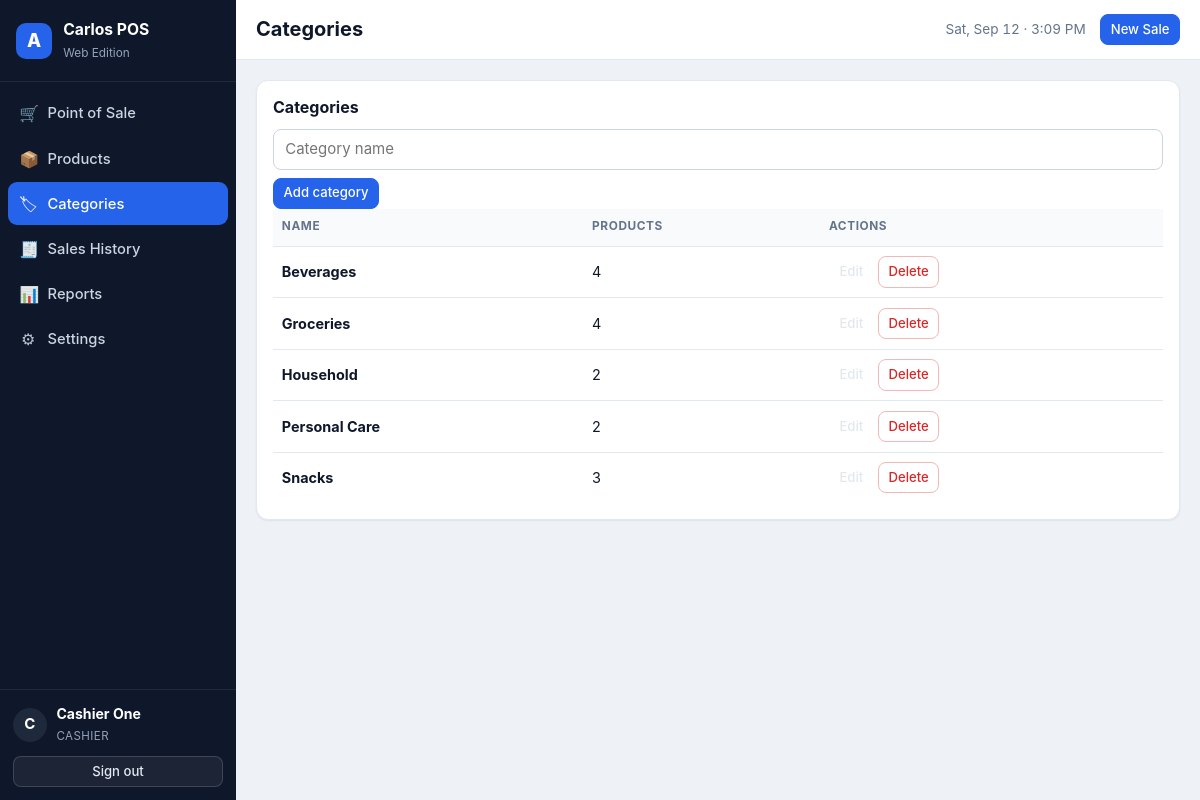
/index.php?page=categories (signed in), run on the app's committed database.
### tables this page shows
CREATE TABLE IF NOT EXISTS `users` (
  `id`            INT UNSIGNED NOT NULL AUTO_INCREMENT,
  `name`          VARCHAR(100) NOT NULL,
  `username`      VARCHAR(50)  NOT NULL,
  `password_hash` VARCHAR(255) NOT NULL,
  `role`          ENUM('admin','cashier') NOT NULL DEFAULT 'cashier',
  `active`        TINYINT(1)   NOT NULL DEFAULT 1,
  `last_login`    DATETIME NULL DEFAULT NULL,
  `created_at`    DATETIME NOT NULL DEFAULT CURRENT_TIMESTAMP,
  PRIMARY KEY (`id`),
  UNIQUE KEY `uq_users_username` (`username`)
);

CREATE TABLE IF NOT EXISTS `categories` (
  `id`         INT UNSIGNED NOT NULL AUTO_INCREMENT,
  `name`       VARCHAR(100) NOT NULL,
  `created_at` DATETIME NOT NULL DEFAULT CURRENT_TIMESTAMP,
  PRIMARY KEY (`id`),
  UNIQUE KEY `uq_categories_name` (`name`)
);

### app/helpers.php (called while the page is built, shortened)
<?php
function e($value)
{
    return htmlspecialchars((string) $value, ENT_QUOTES | ENT_SUBSTITUTE, 'UTF-8');
}
function base_url($path = '')
{
    static $base = null;
    if ($base === null) {
        if (BASE_URL !== '') {
            $base = rtrim(BASE_URL, '/');
        } else {
            $script = $_SERVER['SCRIPT_NAME'] ?? '/index.php';
            $dir    = str_replace('\\', '/', dirname($script));
            $base   = ($dir === '/' || $dir === '.') ? '' : rtrim($dir, '/');
        }
    }
    return $base . '/' . ltrim((string) $path, '/');
}
function asset($path)
{
    return base_url('assets/' . ltrim($path, '/'));
}
function is_post()
{
    return ($_SERVER['REQUEST_METHOD'] ?? 'GET') === 'POST';
}
function get($key, $default = '')
{
    return isset($_GET[$key]) ? (is_string($_GET[$key]) ? trim($_GET[$key]) : $_GET[$key]) : $default;
}
function is_logged_in()
{
    return !empty($_SESSION['user_id']);
}
function current_user()
{
    static $user = false;
    if ($user === false) {
        $user = null;
        if (is_logged_in()) {
            $user = db_one('SELECT id, name, username, role, active FROM users WHERE id = ? AND active = 1',
                           [(int) $_SESSION['user_id']]);
        }
    }
    return $user;
}
function require_login()
{
    current_user();
}
function initial($name)
{
    $name = trim((string) $name);
    return function_exists('mb_substr')
        ? mb_strtoupper(mb_substr($name, 0, 1))
        : strtoupper(substr($name, 0, 1));
}

### app/db.php (called while the page is built, shortened)
<?php
function db()
{
    static $pdo = null;
    if ($pdo === null) {
        $dsn = 'mysql:host=' . DB_HOST . ';dbname=' . DB_NAME . ';charset=' . DB_CHARSET;
        $pdo = new PDO($dsn, DB_USER, DB_PASS, [
            PDO::ATTR_ERRMODE            => PDO::ERRMODE_EXCEPTION,
            PDO::ATTR_DEFAULT_FETCH_MODE => PDO::FETCH_ASSOC,
            PDO::ATTR_EMULATE_PREPARES   => false,
        ]);
    }
    return $pdo;
}
function db_all($sql, $params = [])
{
    $st = db()->prepare($sql);
    $st->execute($params);
    return $st->fetchAll();
}
function db_one($sql, $params = [])
{
    $st = db()->prepare($sql);
    $st->execute($params);
    $row = $st->fetch();
    return $row === false ? null : $row;
}

### app/controllers/products.php (called while the page is built, shortened)
<?php
function categories_controller()
{
    $rows = db_all(
        'SELECT c.*, COUNT(p.id) AS product_count
           FROM categories c
           LEFT JOIN products p ON p.category_id = c.id
          GROUP BY c.id
          ORDER BY c.name'
    );
    return [
        'title' => 'Categories',
        'rows'  => $rows,
        'edit'  => ((int) get('id', 0)) ? db_one('SELECT * FROM categories WHERE id = ?', [(int) get('id')]) : null,
    ];
}

### app/views/categories.php (the view, shortened to what this page needs)
<div class="card">
  <div class="card-head">
    <h3>Categories</h3>
  </div>
  <form method="post" action="<?= e(base_url('index.php?page=categories&action=save')) ?>" class="inline-form">
    <input class="input" type="text" name="name" required placeholder="Category name"
           value="<?= e($data['edit']['name'] ?? '') ?>">
    <button class="btn btn-primary btn-sm" type="submit"><?= $data['edit'] ? 'Update' : 'Add category' ?></button>
  </form>
  <div class="table-wrap">
    <table class="table">
      <thead><tr><th>Name</th><th class="right">Products</th><th class="right">Actions</th></tr></thead>
      <tbody>
      <?php foreach ($data['rows'] as $r): ?>
        <tr>
          <td><strong><?= e($r['name']) ?></strong></td>
          <td class="right"><?= e($r['product_count']) ?></td>
          <td class="right">
            <a class="btn btn-sm btn-ghost" href="<?= e(base_url('index.php?page=categories&action=edit&id=' . $r['id'])) ?>">Edit</a>
            <form method="post" action="<?= e(base_url('index.php?page=categories&action=delete')) ?>" class="inline">
              <button class="btn btn-sm btn-danger" type="submit"
                      data-confirm="Delete &quot;<?= e($r['name']) ?>&quot;? Its products become Uncategorized.">Delete</button>
            </form>
          </td>
        </tr>
      <?php endforeach; ?>
      </tbody>
    </table>
  </div>
</div>

### app/views/layout/header.php (shortened to what this page needs)
<?php
$user     = $layout === 'app' ? current_user() : null;
$title    = $data['title'] ?? ucfirst($page ?? 'POS');
$navItems = [
    'pos'        => ['Point of Sale', 'cart'],
    'products'   => ['Products',      'box'],
    'categories' => ['Categories',    'tag'],
    'sales'      => ['Sales History', 'receipt'],
    'reports'    => ['Reports',       'chart'],
    'settings'   => ['Settings',      'gear'],
    'users'      => ['Users',         'users'],
];
?>
<!DOCTYPE html>
<html lang="en">
<head>
<link rel="stylesheet" href="<?= e(asset('css/app.css')) ?>">
</head>
<body class="layout-<?= e($layout) ?><?= $page === 'pos' ? ' page-pos' : '' ?>">
<?php if ($layout === 'app'): ?>
<div class="app-shell">
  <aside class="sidebar" id="sidebar">
    <div class="brand">
      <div class="brand-mark">A</div>
      <div class="brand-text">
        <strong>Carlos POS</strong>
        <span>Web Edition</span>
      </div>
    </div>
    <nav class="nav">
      <?php foreach ($navItems as $key => [$label, $icon]): ?>
        <?php if ($key === 'users' && !is_admin()) { continue; } ?>
        <a class="nav-link<?= $page === $key ? ' active' : '' ?>" href="<?= e(base_url('index.php?page=' . $key)) ?>">
          <span class="ico ico-<?= e($icon) ?>" aria-hidden="true"></span>
          <span class="nav-label"><?= e($label) ?></span>
        </a>
      <?php endforeach; ?>
    </nav>
    <div class="sidebar-foot">
      <div class="who">
        <div class="avatar"><?= e(initial($user['name'])) ?></div>
        <div>
          <strong><?= e($user['name']) ?></strong>
          <span class="role"><?= e(ucfirst($user['role'])) ?></span>
        </div>
      </div>
      <a class="btn btn-ghost btn-sm" href="<?= e(base_url('index.php?page=logout')) ?>">Sign out</a>
    </div>
  </aside>
  <div class="main">
    <header class="topbar">
      <div class="topbar-title">
        <h1><?= e($title) ?></h1>
      </div>
      <div class="topbar-meta">
        <span class="clock" id="clock"><?= e(date('D, M d · h:i A')) ?></span>
        <a class="btn btn-primary btn-sm" href="<?= e(base_url('index.php?page=pos')) ?>">New Sale</a>
      </div>
    </header>
    <main class="content">
<?php endif; ?>

### data on the page
users: name "C", name "Cashier One", role "CASHIER"
categories: name "Beverages", product_count "4"
categories: name "Groceries", product_count "4"
categories: name "Household", product_count "2"
categories: name "Personal Care", product_count "2"
categories: name "Snacks", product_count "3"

### other printed values
$label "Point of Sale"
$label "Products"
$label "Categories"
$label "Sales History"
$label "Reports"
$label "Settings"
$title "Categories"
